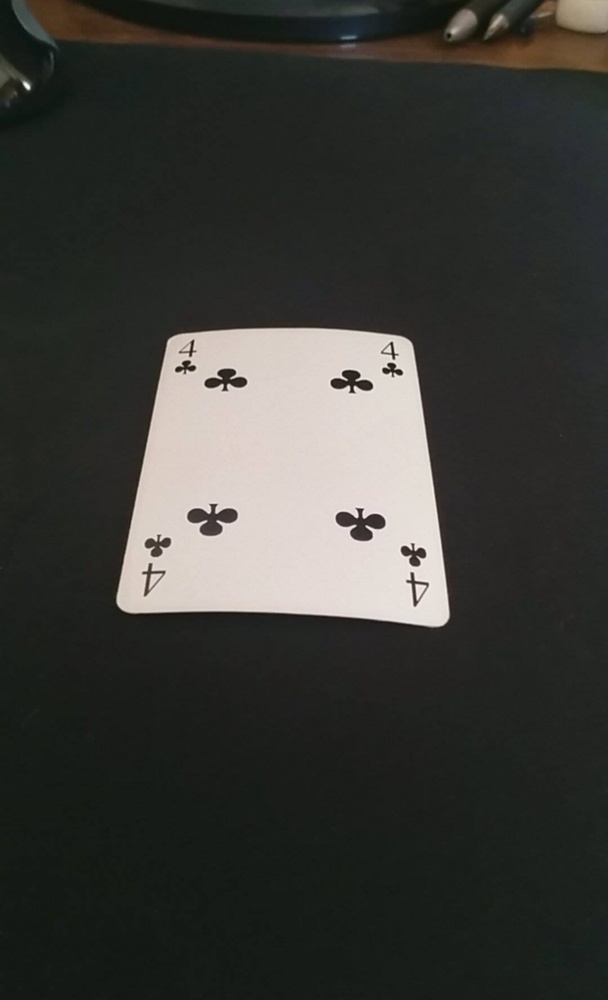
#> input picture MainPackage/KosaTest.jpg, 608 x 1000 px, shrunk from 1080 x 1776 before the run
$ python -i CardManipulationFunctions.py   (imports and definitions only)   (Python 2 division)   (older library calls are emulated)
#> lines starting #> are read from the running program, lines starting #| are printed output that depends on the picture; after the words box and inside, x2 and y2 are one past the last pixel; in counts of white or black regions, pixels touching at a corner belong together
import numpy as np
import cv2
import matplotlib.pyplot as plt
from operator import itemgetter


# [22 lines left out: function haveSpace, not called in this run]


def getBlacks(i):
    whites = 0
    for x in range(len(i)):
        for k in range(len(i[x])):
            if (i[x][k] == 1):
                whites += 1
    return whites

def cutInHalf(img):
    height, width, channel = img.shape
    gray = cv2.cvtColor(img, cv2.COLOR_BGR2GRAY)
    filter = np.ones((5, 5), np.float32) / 25
    i = cv2.filter2D(gray, -1, filter)
    i = cv2.adaptiveThreshold(i, 1, cv2.ADAPTIVE_THRESH_GAUSSIAN_C, cv2.THRESH_BINARY_INV, 11, 3)
    bimg = turnWhite(img, i)
    firstColumn = bimg[:, 5:10]
    lastColumn = bimg[:, width-10:width-5]
    firstRow = bimg[5:10, :]
    lastRow = bimg[height-10:height-5, :]

    TopImage = img[0:height/2-20, 0:width]
    BottomImage = img[height/2+20:height, 0:width]
    LeftImage = img[0:height, 0:width/2+20]
    RightImage = img[0:height, width/2-20:width]

    fC = getBlacks(firstColumn)
    lC = getBlacks(lastColumn)
    fR = getBlacks(firstRow)
    lR = getBlacks(lastRow)
    temp = ((fC, RightImage),(lC,LeftImage), (fR, BottomImage), (lR, TopImage))
    pom = sorted(temp, key=itemgetter(0))[-1]
    im = pom[1]
    res = im
    height, width, channel = im.shape
    if(width > height):
        res = cv2.resize(im, (120, 120), interpolation=cv2.INTER_CUBIC)
        Mat = cv2.getRotationMatrix2D((60, 60), -90, 1)
        im = cv2.warpAffine(res, Mat, (120, 120))
        res = cv2.resize(im, (height, width), interpolation=cv2.INTER_CUBIC)
    return res

# [48 lines left out: functions nadjiKonture, Znak, obradiSliku, not called in this run]

def turnWhite(img, blackImg):
    h, w, c = img.shape
    for x in range(h):
        for j in range(w):
            if((img[x][j][0] > 120 and img[x][j][1] < 80 and img[x][j][2] < 80) or (img[x][j][0] < 60 and img[x][j][1] < 60 and img[x][j][2] < 60)):
                blackImg[x][j] = 1

    return blackImg

>>> import cv2
>>> picture = cv2.imread('KosaTest.jpg')
#> picture is the input picture: shape (1000, 608, 3); mean B, G, R 54.5, 58.5, 58.2
>>> result = cutInHalf(picture)
#> in cutInHalf, `i = cv2.filter2D(gray, -1, filter)`:
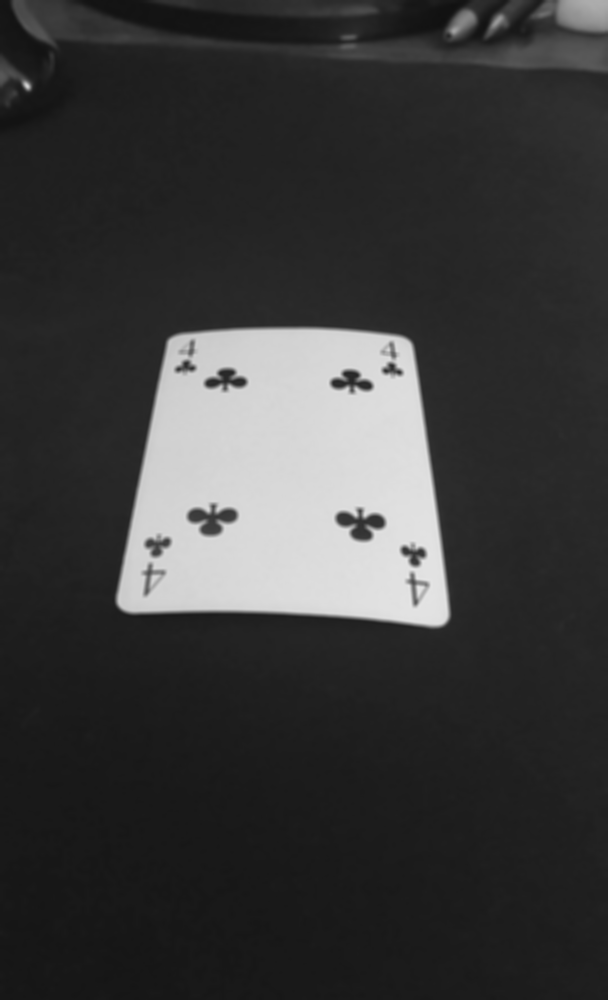
#> i: shape (1000, 608); min 17, max 230, mean 58
#> in cutInHalf, `i = cv2.adaptiveThreshold(i, 1, cv2.ADAPTIVE_THRESH_GAUSSIAN_C, cv2.TH..`:
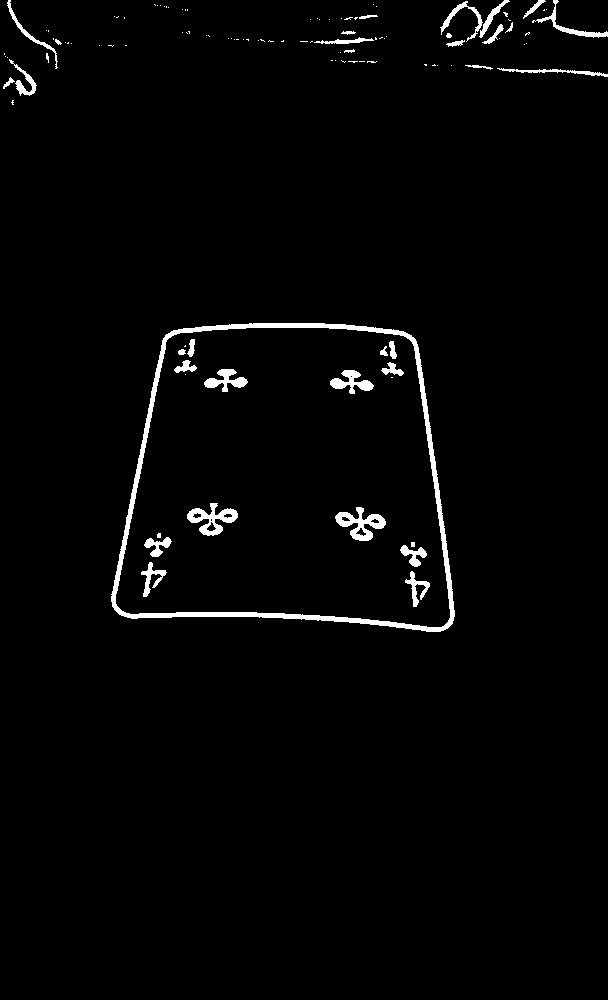
#> i: shape (1000, 608); values 0 (black) and 1 (white), 2.1% white; 113 white regions (78 under 20 px), largest, box (x1, y1, x2, y2) and area: (111, 323, 455, 632) 5605, (335, 507, 386, 541) 751, (187, 503, 238, 536) 722
#> after the loop in turnWhite, `for x in range(h):`:
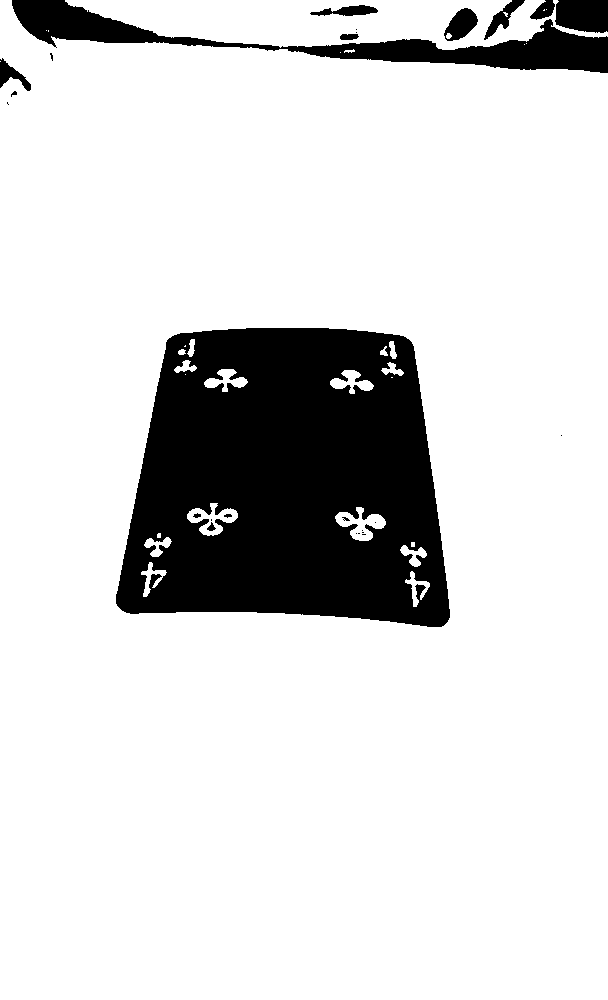
#> blackImg: shape (1000, 608); values 0 (black) and 1 (white), 84.5% white; 26 black regions (14 under 20 px), largest, box (x1, y1, x2, y2) and area: (116, 328, 450, 627) 78676, (12, 0, 608, 73) 11755, (555, 0, 608, 33) 1563
#> in cutInHalf, `firstColumn = bimg[:, 5:10]`: firstColumn = 1000 rows, first 6: [1, 1, 1, 1, 1], [1, 1, 1, 1, 1], [1, 1, 1, 1, 1], [1, 1, 1, 1, 1], [1, 1, 1, 1, 1], [1, 1, 1, 1, 1]
#> in cutInHalf, `lastColumn = bimg[:, width-10:width-5]`: lastColumn = 1000 rows, first 6: [0, 0, 0, 0, 0], [0, 0, 0, 0, 0], [0, 0, 0, 0, 0], [0, 0, 0, 0, 0], [0, 0, 0, 0, 0], [0, 0, 0, 0, 0]
#> in cutInHalf, `TopImage = img[0:height/2-20, 0:width]`:
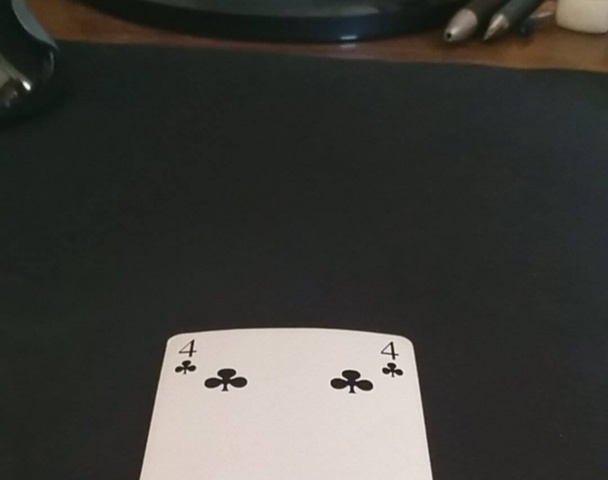
#> TopImage: shape (480, 608, 3); mean B, G, R 58.4, 62.7, 63.3
#> in cutInHalf, `BottomImage = img[height/2+20:height, 0:width]`:
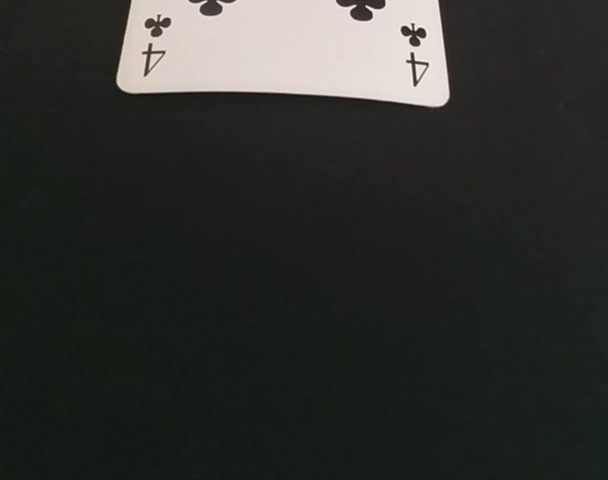
#> BottomImage: shape (480, 608, 3); mean B, G, R 45.5, 49.1, 47.5
#> in cutInHalf, `LeftImage = img[0:height, 0:width/2+20]`:
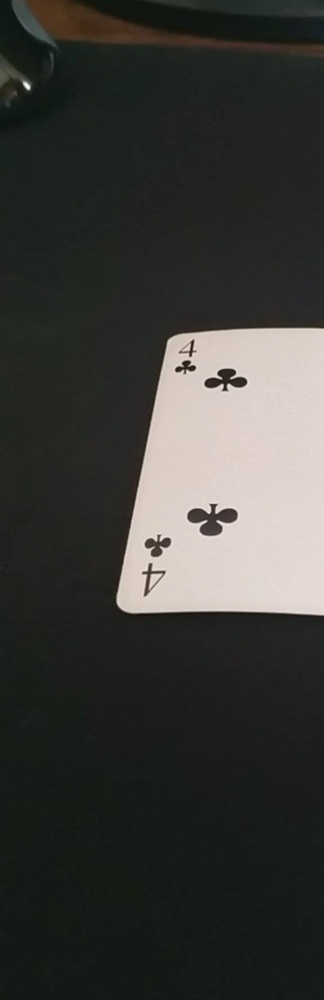
#> LeftImage: shape (1000, 324, 3); mean B, G, R 55.3, 59.6, 59.2
#> in cutInHalf, `RightImage = img[0:height, width/2-20:width]`:
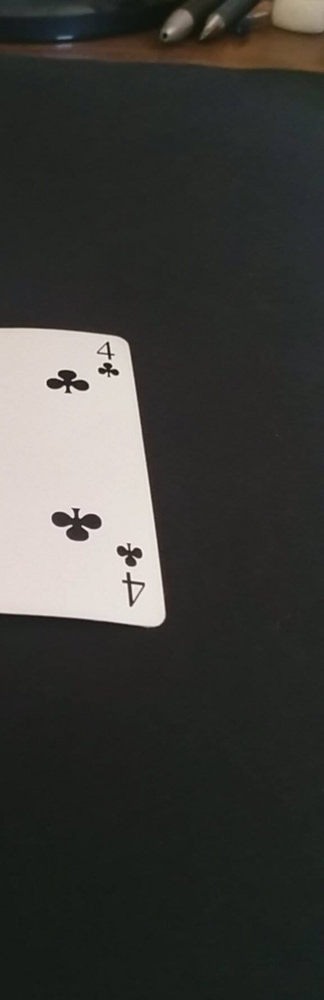
#> RightImage: shape (1000, 324, 3); mean B, G, R 57.1, 60.6, 60.7
#> after the loop in getBlacks, `for x in range(len(i)):`: whites = 4911
#> in cutInHalf, `lC = getBlacks(lastColumn)`: lC = 4660
#> in cutInHalf, `fR = getBlacks(firstRow)`: fR = 2145
#> in cutInHalf, `lR = getBlacks(lastRow)`: lR = 3040
